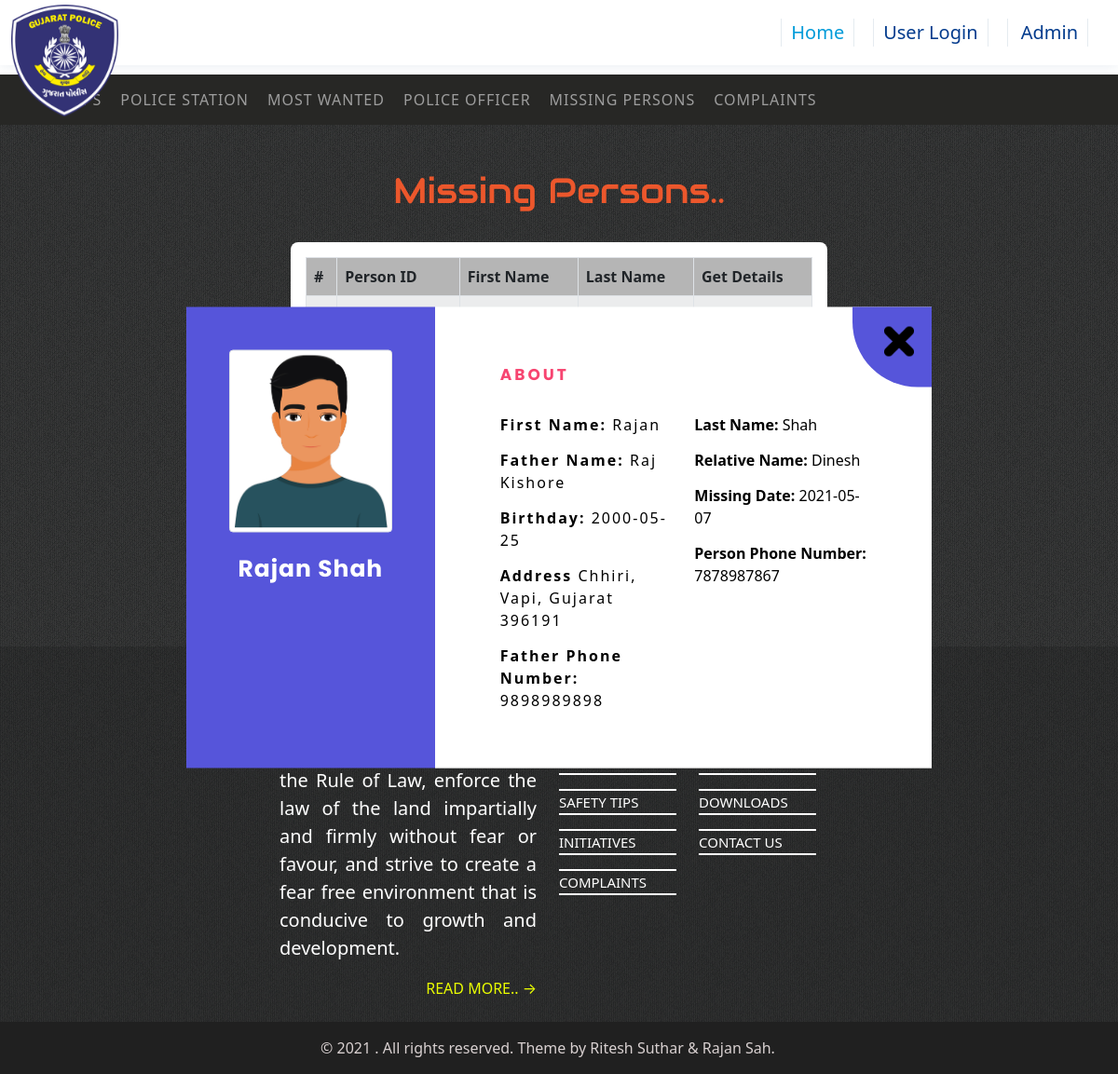
/pages/missingperson.php?id=1397631538, run on the app's committed database.
### tables this page shows
CREATE TABLE `missing_person` (
  `ID` int(255) NOT NULL,
  `person_id` varchar(255) NOT NULL,
  `first_name` varchar(255) NOT NULL,
  `last_name` varchar(255) NOT NULL,
  `Age` date NOT NULL,
  `photo` varchar(255) NOT NULL,
  `address` varchar(255) NOT NULL,
  `missing_date` date NOT NULL,
  `father_name` varchar(255) NOT NULL,
  `relative_name` varchar(255) NOT NULL,
  `phone` varchar(255) NOT NULL,
  `father_phone_number` varchar(255) NOT NULL
);

### pages/missingperson.php (the view, shortened to what this page needs)
<?php
include ("../database\db.php");
?>
<!DOCTYPE html>
<html>
<head>
	<?php
		include ("../links/alllinks.php");
		include ("../functions.php");
	?><link rel="stylesheet" type="text/css" href="..\links\des.css">
</head>
<body>
	<div class="newnavbar">
		<nav class="navbar navbar-expand-lg navbar-light">
		 	<div class="container">
				  <div class="collapse navbar-collapse" id="navbarNav">
				    <ul class="navbar-nav navitems">
				      <li class="nav-item active">
				        <a href="maps.php"><li>Maps</li></a>
				      <li class="nav-item">
				       <a href="police_station.php"><li>Police Station</li></a>
				      </li>
				      <li class="nav-item">
				       <a href="mostwanted.php"><li>Most Wanted</li></a>
				      </li>
				      <li class="nav-item">
				       <a href="police_officer.php"><li>Police Officer</li></a>
				      </li>
				      <li class="nav-item">
				       <a href="missingperson.php"><li>Missing Persons</li></a>
				      </li>
				      <li class="nav-item">
				       <a href="complaints.php"><li>Complaints</li></a>
				      </li>
				    </ul>
				  </div>
		 	</div>
		</nav>
	</div>
	<div class="back3 pb-5 missing_person" style="background-image: url(Photos/background/classyfabric2.png);">
		<center>
			<h5 class="pt-5 missing_head">Missing Persons..</h5>
			<div class="col-md-6 pt-4 container missing">
				<div class="complaint_data_wrapper bg-white p-3">
				   <div class="table-responsive">
					<table id="complaint_data" class="table table-striped table-bordered table-hover bg-light">
					  <thead>
					    <tr>
					      <th>#</th>
					      <th>Person ID</th>
					      <th>First Name</th>
					      <th>Last Name</th>
					      <th>Get Details</th>
					    </tr>
					  </thead>
					  <tbody>
					  	<?php
					  		$n=0;
					  		$select="select * from missing_person";
							$run=mysqli_query($con,$select);
							while ($row=mysqli_fetch_array($run)) {
								$n++;
								$per_id=$row['person_id'];
								$f_name=$row['first_name'];
								$l_name=$row['last_name'];
								echo "
					    <tr>
					      <td>$n</td>
					      <td>$per_id</td>
					      <td>$f_name</td>
					      <td>$l_name</td>
					      <td><a href='missingperson.php?id=$per_id'><i class='fas fa-angle-right text-info'></i><i class='fas fa-angle-right text-warning'></i></a></td>
					    </tr>
					    ";
					    	}
					  	?>
					  </tbody>
					</table>
				   </div>
				</div>
			</div>
		</center>
		<div class='col-lg-8 missing_person_details col-md-3 col-sm-8 container'>
			<div class='row'>
			<?php
			  if (isset($_GET['id'])) {
				if ($_GET['id']) {
					$per_id=$_GET['id'];
						$select="select * from missing_person where person_id='$per_id'";
						$run=mysqli_query($con,$select);
						while ($row=mysqli_fetch_array($run)) {
							$f_name=$row['first_name'];
							$l_name=$row['last_name'];
							$fat_name=$row['father_name'];
							$rel_name=$row['relative_name'];
							$DOB=$row['Age'];
							$photo=$row['photo'];
							$address=$row['address'];
							$mis_date=$row['missing_date'];
							$phone=$row['phone'];
							$fat_phone=$row['father_phone_number'];
							echo "
								        <div class='left-side col-lg-4 ju'>
								             <div class='photo col-lg-12'>
								                <img src='../pages/Photos/missing_person/$photo' class='img-fluid bg-white img-thumbnail'>
								            </div>
								            <div class='col-lg-12 text-center mt-4'>
								                <h1>$f_name $l_name</h1>
								            </div>
								        </div>
								        <div class='right-side bg-white col-lg-8'>
								        	<a href='missingperson.php'><div class='closelogo'><img src='../pages/Photos/logo/close.png'></div></a>
								            <div class='head'>
								                <h3>About</h3>
								            </div>
								            <div class='info row'>
								                <div class='col-one col-lg-6 mt-3'>
								                    <li><strong>First Name:</strong> $f_name<br></li>
								                    <li><strong>Father Name:</strong> $fat_name<br></li>
								                    <li><strong>Birthday:</strong> $DOB<br></li>
								                    <li><strong>Address</strong> $address <br></li>
								                    <li><strong>Father Phone Number:</strong> $phone</li>
								                </div>
								                <div class='col-two col-lg-6 mt-3'>
								                    <li><strong>Last Name:</strong> $l_name<br> </li>
								                    <li><strong>Relative Name:</strong> $rel_name<br></li>
								                    <li><strong>Missing Date:</strong> $mis_date<br></li>
								                    <li> <strong>Person Phone Number:</strong> $fat_phone</li>
								                </div>
								            </div>
								        </div>
						        	"; }
										}
									}else{
									}
								?>
						    </div>
						</div>
				</div>
				<?php
					include ("login_for_pages.php");
				?>
</body>
</html>

### links/des.css (style rules this page uses)
* { margin: 0; padding: 0; box-sizing: border-box; }
.navbar-nav .nav-item { margin-right: 20px; }
.navbar-nav .nav-item a { color: #023b8d; transition: .3s; font-size: 20px; font-weight: 500; text-decoration: none; }
.navbar-nav li { border: 1px solid rgba(2,59,109,.1); border-top: 0; border-bottom: 0; padding:0 10px 0 10px ; }
.newnavbar { background-color: #272725; border-color: #080808; }
.newnavbar .navitems a { color: #9d9d9d; text-decoration: none; }
.newnavbar .navitems li { display: inline-block; letter-spacing: 1px; text-transform: uppercase; padding: 7px 0px 7px 0px; border: none; }
.back3 .content table ol,p ,li { color: #D8D0D0; }
body { -ms-overflow-style: none; scrollbar-width: none; }
.missing_person { height: 70vh; }
.back3 .missing_head { font-size: 38px; font-family: "Audiowide", sans-serif; color: #EC572C; }
.missing_person_details { position: fixed; top: 50%; left: 50%; transform: translate(-50%,-50%); }
.missing_person_details .left-side { background-color: #5655da; padding: 46px; text-align: center; }
.missing_person_details .left-side h1 { font-family: 'Poppins', sans-serif; font-size: 25px; font-weight: 700; color: #FFF; letter-spacing: 1px; margin: 0 0 5px; }
.missing_person_details .right-side { padding: 60px 70px; position: relative; border-bottom: solid 1px #EEE; }
.missing_person_details .right-side .head h3 { color: #f74470; display: inline-block; font-family: 'Poppins', sans-serif; font-size: 17px; font-weight: 700; letter-spacing: 3px; margin: 0; text-transform: uppercase; }
.missing_person_details .right-side .info .col-one { letter-spacing: 2px; }
.missing_person_details .right-side .info li { list-style: none; color: black; padding-top: 14px; }
.missing_person_details .right-side .closelogo { position: absolute; top: 0%; right: 0%; padding: 19px; background-color: #5655da; border-radius: 0px 0px 0px 70px; cursor: pointer; }
.missing_person_details .right-side .closelogo img { height: 4vh; width: 4vh; margin-top: 2px; margin-bottom: 14px; margin-left: 15px; }
.back3 .complaint_data_wrapper { border-radius: 8px; }
.back3 .complaint_data_wrapper table thead { background: #b5b5b5; }
.dataTables_length,.complaint_data_wrapper { padding: 10px; }

### pages/missingperson.php (style rules this page uses)
body { padding-top: 80px; }

### data on the page
missing_person: photo (picture), first_name "Rajan", last_name "Shah", father_name "Raj Kishore", Age "2000-05-25", address "Chhiri, Vapi, Gujarat 396191", phone "9898989898", relative_name "Dinesh", missing_date "2021-05-07", father_phone_number "7878987867"
